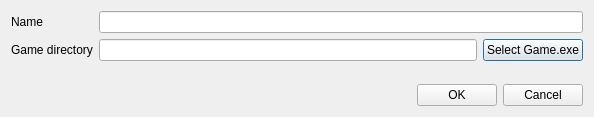
<?xml version="1.0" encoding="UTF-8"?>
<ui version="4.0">
 <class>ProfileEditForm</class>
 <widget class="QDialog" name="ProfileEditForm">
  <property name="geometry">
   <rect>
    <x>0</x>
    <y>0</y>
    <width>594</width>
    <height>117</height>
   </rect>
  </property>
  <property name="windowTitle">
   <string>Profile</string>
  </property>
  <layout class="QVBoxLayout" name="verticalLayout">
   <item>
    <layout class="QFormLayout" name="formLayout_2">
     <item row="0" column="0">
      <widget class="QLabel" name="label_4">
       <property name="text">
        <string>Name</string>
       </property>
      </widget>
     </item>
     <item row="0" column="1">
      <widget class="QLineEdit" name="txt_name"/>
     </item>
     <item row="1" column="0">
      <widget class="QLabel" name="label">
       <property name="text">
        <string>Game directory</string>
       </property>
      </widget>
     </item>
     <item row="1" column="1">
      <layout class="QHBoxLayout" name="horizontalLayout">
       <item>
        <widget class="QLineEdit" name="txt_game_dir"/>
       </item>
       <item>
        <widget class="QPushButton" name="btn_open">
         <property name="text">
          <string>Select Game.exe</string>
         </property>
        </widget>
       </item>
      </layout>
     </item>
    </layout>
   </item>
   <item>
    <spacer name="verticalSpacer">
     <property name="orientation">
      <enum>Qt::Vertical</enum>
     </property>
     <property name="sizeHint" stdset="0">
      <size>
       <width>20</width>
       <height>40</height>
      </size>
     </property>
    </spacer>
   </item>
   <item>
    <layout class="QHBoxLayout" name="horizontalLayout_2">
     <item>
      <spacer name="horizontalSpacer">
       <property name="orientation">
        <enum>Qt::Horizontal</enum>
       </property>
       <property name="sizeHint" stdset="0">
        <size>
         <width>40</width>
         <height>20</height>
        </size>
       </property>
      </spacer>
     </item>
     <item>
      <widget class="QPushButton" name="btn_ok">
       <property name="text">
        <string>OK</string>
       </property>
      </widget>
     </item>
     <item>
      <widget class="QPushButton" name="btn_cancel">
       <property name="text">
        <string>Cancel</string>
       </property>
      </widget>
     </item>
    </layout>
   </item>
  </layout>
 </widget>
 <resources/>
 <connections/>
</ui>
